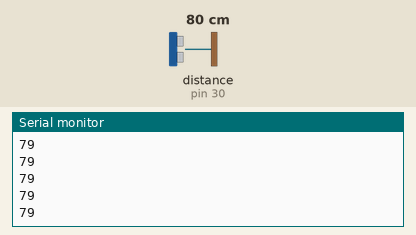
Simulated run of this sketch. Board: Arduino Mega 2560, built with avr-gcc and run on an emulated ATmega2560. Parts: the last lines printed to the serial monitor. Wiring (inferred from the names in the program): ultrasonic range finder: trigger pin 31; echo pin 30. The inputs (shaded band) are chosen by the test bench; at power-on: distance to the obstacle (sensor on pin 30) 80 cm. The echo pulse lasts 58.3 µs per cm.

Above: at 1.2 s.
1.3 s: distance to the obstacle (sensor on pin 30) set to 2 cm
At 1.34 s:
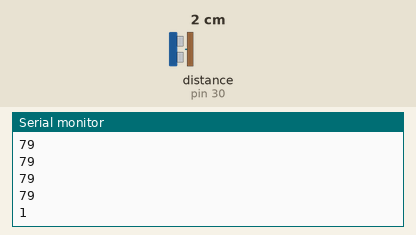
2.8 s: distance to the obstacle (sensor on pin 30) set to 4 cm
At 2.81 s:
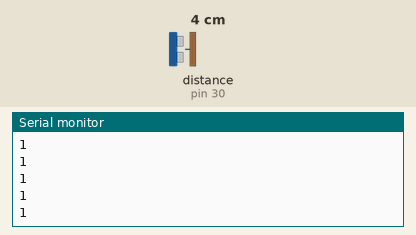
Timing chart, 0 to 5.8 s (numbered marks = the images above; inputs shaded):
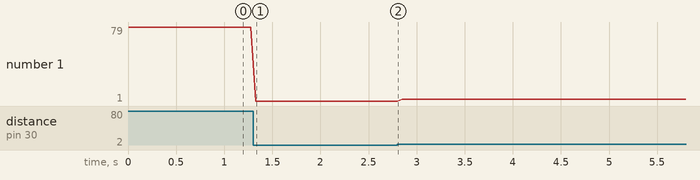

Measured:
- after the input at 1.3 s, the serial monitor: prints a new line at once (image 1)
- plotted number 1: 79 → 1 after the input at 1.3 s, 1 → 3 after the input at 2.8 s

The sketch:

ultrasonic.ino
```cpp
#define echoPin 30
#define trigPin 31

long duration,distance;

void setup() {
  // put your setup code here, to run once:
  Serial.begin(1000000);
  pinMode(trigPin,OUTPUT);
  pinMode(echoPin,INPUT);


}

void loop() {
  // put your main code here, to run repeatedly:
  digitalWrite(trigPin,LOW);
  delayMicroseconds(2);

  digitalWrite(trigPin,HIGH);
  delayMicroseconds(10);

  digitalWrite(trigPin,LOW);
  duration=pulseIn(echoPin,HIGH);

  distance=duration/58.2;

  Serial.println(distance);
  delay(50);
}
```
